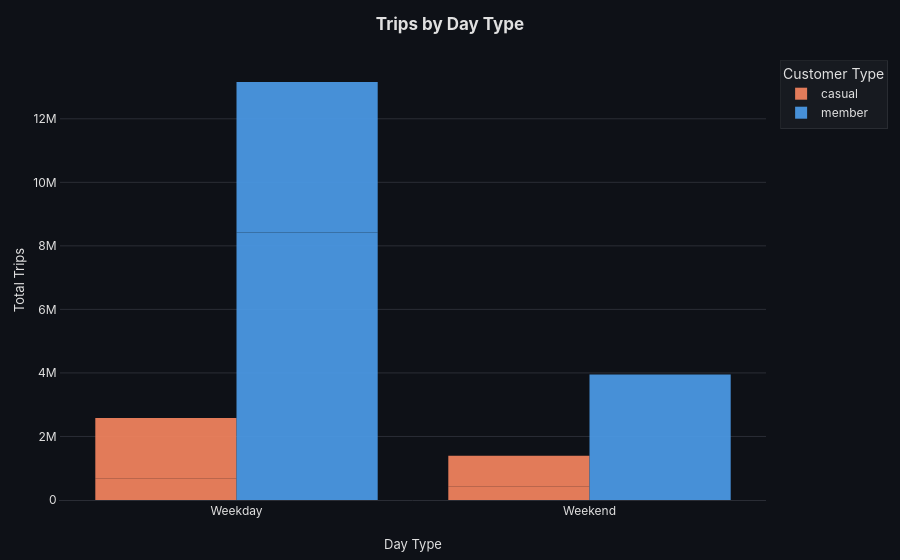

The code cell stored with this chart in its notebook:
### Code cell
# ── Chart 1 ─────────────────────────────────────────────────────────────────
df_day = get_trips_by_day_type()


def chart_trips_by_day_type(df: pd.DataFrame) -> Figure:
    """Grouped bar chart: trips by day type (weekday / weekend), split by customer type."""

    labels = {
        "day_type": "Day Type",
        "trip_count": "Total Trips",
        "customer_type": "Customer Type",
    }

    fig = px.bar(
        df,
        x="day_type",
        y="trip_count",
        labels=labels,
        color="customer_type",
        barmode="group",
        color_discrete_map=CUSTOMER_COLORS,
    )

    # Slightly rounded bar edges
    fig.update_traces(marker_line_width=0, opacity=0.92)

    _apply_theme(fig, title="Trips by Day Type")

    # X-axis: capitalise category labels
    fig.update_xaxes(
        categoryorder="array",
        categoryarray=["weekday", "weekend"],
        ticktext=["Weekday", "Weekend"],
        tickvals=["weekday", "weekend"],
    )

    return fig


chart_trips_by_day_type(df_day)

### Figure 1 — Plotly figure (JSON) as saved in the notebook; plotly's stock layout.template omitted (floating-point values rounded to 4 significant figures)
{"data": [{"alignmentgroup": "True", "hovertemplate": "Customer Type=casual<br>Day Type=%{x}<br>Total Trips=%{y}<extra></extra>", "legendgroup": "casual", "marker": {"color": "#F4845F", "line": {"width": 0}, "pattern": {"shape": ""}}, "name": "casual", "offsetgroup": "casual", "opacity": 0.92, "orientation": "v", "showlegend": true, "textposition": "auto", "type": "bar", "x": ["weekday", "weekday", "weekend", "weekend"], "xaxis": "x", "y": [688538, 1894556, 435894, 959409], "yaxis": "y"}, {"alignmentgroup": "True", "hovertemplate": "Customer Type=member<br>Day Type=%{x}<br>Total Trips=%{y}<extra></extra>", "legendgroup": "member", "marker": {"color": "#4C9BE8", "line": {"width": 0}, "pattern": {"shape": ""}}, "name": "member", "offsetgroup": "member", "opacity": 0.92, "orientation": "v", "showlegend": true, "textposition": "auto", "type": "bar", "x": ["weekday", "weekday", "weekend", "weekend"], "xaxis": "x", "y": [8421123, 4737403, 1388142, 2561128], "yaxis": "y"}], "layout": {"barmode": "group", "font": {"color": "#e0e0e0", "family": "Inter, Arial, sans-serif", "size": 12}, "legend": {"bgcolor": "rgba(255,255,255,0.04)", "bordercolor": "rgba(255,255,255,0.08)", "borderwidth": 1, "font": {"size": 12}, "title": {"text": "Customer Type"}, "tracegroupgap": 0}, "margin": {"b": 60, "l": 60, "r": 40, "t": 60}, "paper_bgcolor": "#0e1117", "plot_bgcolor": "#0e1117", "title": {"font": {"color": "#e0e0e0", "family": "Inter, Arial, sans-serif", "size": 17, "weight": "bold"}, "pad": {"b": 12}, "text": "Trips by Day Type", "x": 0.5, "xanchor": "center"}, "xaxis": {"anchor": "y", "categoryarray": ["weekday", "weekend"], "categoryorder": "array", "domain": [0, 1], "linecolor": "#2a2d35", "showgrid": false, "tickfont": {"color": "#e0e0e0", "size": 12}, "ticktext": ["Weekday", "Weekend"], "tickvals": ["weekday", "weekend"], "title": {"font": {"color": "#e0e0e0", "size": 13}, "text": "Day Type"}, "zeroline": false}, "yaxis": {"anchor": "x", "domain": [0, 1], "gridcolor": "#2a2d35", "gridwidth": 1, "linecolor": "rgba(0,0,0,0)", "tickfont": {"color": "#e0e0e0", "size": 12}, "title": {"font": {"color": "#e0e0e0", "size": 13}, "text": "Total Trips"}, "zeroline": false}}}
